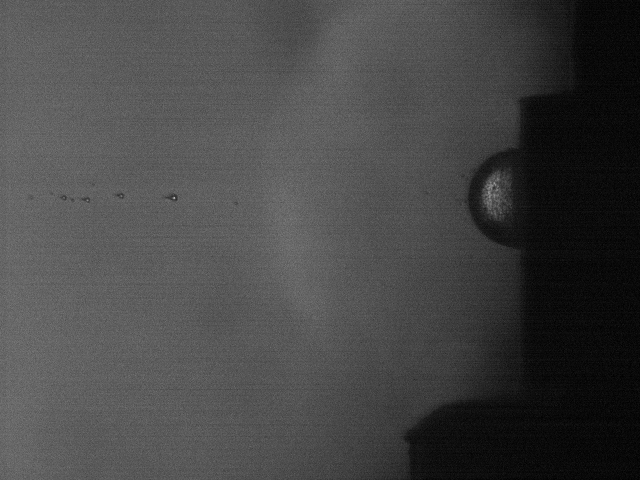
#> input picture full_images/pic1.jpg, 1280 x 960 px (shown at 1/2 size)
$ jupyter execute pyramid.ipynb   (shell and % lines are left out)   (Python 2 division)
#> lines starting #> are read from the running program, lines starting #| are printed output that depends on the picture
[cell 1]
import numpy as np
import cv2
from cv2 import imread, pyrDown
import matplotlib.pyplot as plt

A = imread('full_images/pic1.jpg', 0)
#> A is the input picture: shape (960, 1280); min 0, max 251, mean 69.7

def getPyramid(img):
    pyr = []
    pyr.append(img)

    G = img.copy()

    l2 = pyrDown(G)
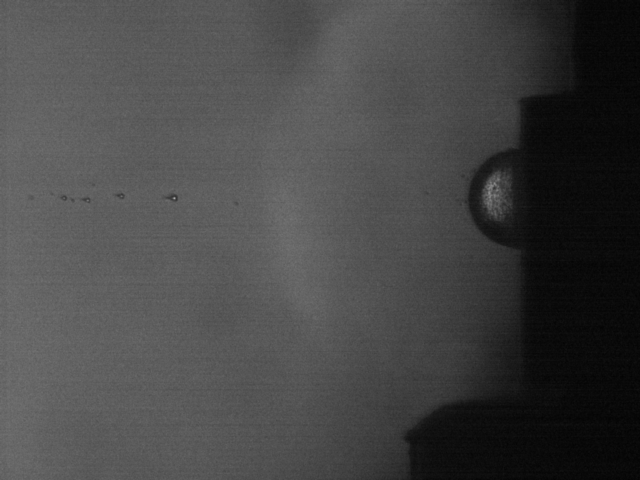
#> l2: shape (480, 640); min 3, max 168, mean 69.8
    pyr.append(l2)
    pyr.append(pyrDown(l2))

    return pyr

[cell 2]
import matplotlib.pyplot as plt

imgs = getPyramid(A)
#> imgs = 3 items

for i in range(len(imgs)):
    print 'Level ' + str(i) + ' image size: '
    print imgs[i].shape
    print ''
#> this loop made 3 passes
#| Level 0 image size:
#| (960, 1280)
#| Level 1 image size:
#| (480, 640)
#| Level 2 image size:
#| (240, 320)
